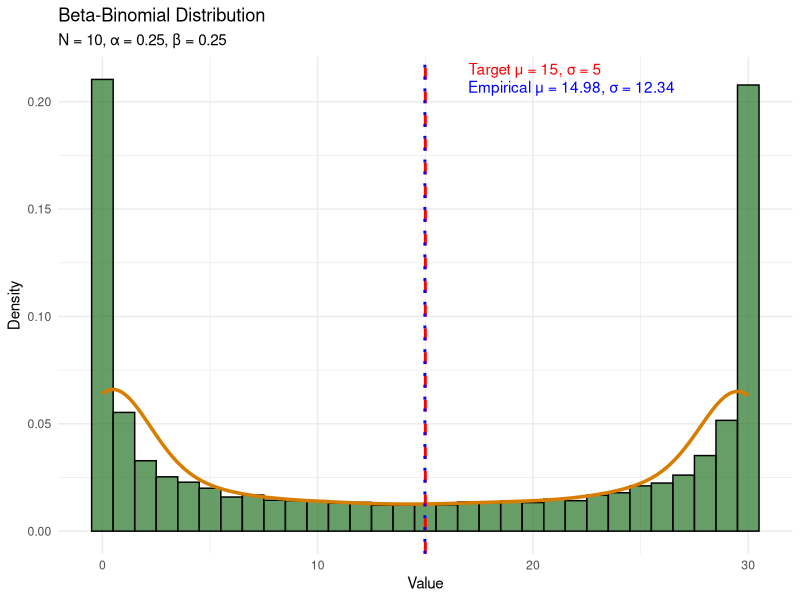

R code for this plot:
library(tidyverse)

# Function to simulate beta-binomial distributed data
simulate_beta_binomial <- function(N, mean, sd, max_val) {
  # For beta-binomial: E[X] = n*p where p = alpha/(alpha+beta)
  #                    Var[X] = n*p*(1-p) * (alpha+beta+n)/(alpha+beta+1)
  
  n <- max_val
  p <- mean / max_val  # target proportion
  target_var <- sd^2
  
  # The beta-binomial variance is: Var[X] = n*p*(1-p) * (alpha+beta+n)/(alpha+beta+1)
  # We need to solve for alpha and beta such that this equals our target variance
  
  # Let rho = alpha + beta (concentration parameter)
  # Then: target_var = n*p*(1-p) * (rho+n)/(rho+1)
  # Solving for rho: rho = (n - target_var/(n*p*(1-p))) / (target_var/(n*p*(1-p)) - 1)
  
  binomial_var <- n * p * (1 - p)
  
  if (target_var >= binomial_var) {
    warning("SD too large for beta-binomial with these parameters. Using maximum possible...")
    target_var <- binomial_var * 0.99
  }
  
  if (target_var <= 0) {
    stop("SD must be positive")
  }
  
  # Calculate concentration parameter rho
  var_ratio <- target_var / binomial_var
  rho <- (n - var_ratio) / (var_ratio - 1)
  
  if (rho <= 0) {
    warning("Parameters out of range. Adjusting...")
    rho <- 0.5
  }
  
  # Calculate alpha and beta from rho and p
  alpha <- p * rho
  beta <- (1 - p) * rho
  
  # Ensure positive parameters
  alpha <- max(0.1, alpha)
  beta <- max(0.1, beta)
  
  # Generate beta-binomial data
  probs <- rbeta(N, alpha, beta)
  data <- rbinom(N, size = n, prob = probs)
  
  list(
    data = data,
    alpha = alpha,
    beta = beta,
    n = n
  )
}

# Example: Generate 1000 data points
set.seed(267)
target_mean <- 15
target_sd <- 5
target_max <- 30

result <- simulate_beta_binomial(N = 10000, mean = target_mean, sd = target_sd, max_val = target_max)

# 1) Compare empirical to given mean and sd
comparison <- tibble(
  Statistic = c("Mean", "SD"),
  Target = c(target_mean, target_sd),
  Empirical = c(mean(result$data), sd(result$data)),
  Difference = Empirical - Target,
  Percent_Error = round((Difference / Target) * 100, 2)
)

print(comparison)

# 2) Plot the distribution
data_df <- tibble(value = result$data)

ggplot(data_df, aes(x = value)) +
  geom_histogram(aes(y = after_stat(density)), bins = 31, fill = "#267326", alpha = 0.7, color = "black", center = 1) +
  geom_density(color = "#d77d00", linewidth = 1.2) +
  geom_vline(xintercept = target_mean, color = "red", linetype = "dashed", linewidth = 1) +
  geom_vline(xintercept = mean(result$data), color = "blue", linetype = "dotted", linewidth = 1) +
  annotate("text", x = target_mean + 2, y = Inf, vjust = 1.5, 
           label = paste0("Target μ = ", target_mean, ", σ = ", target_sd), color = "red", hjust = 0) +
  annotate("text", x = mean(result$data) + 2, y = Inf, vjust = 3, 
           label = paste0("Empirical μ = ", round(mean(result$data), 2), ", σ = ", round(sd(result$data), 2)), color = "blue", hjust = 0) +
  labs(
    title = "Beta-Binomial Distribution",
    subtitle = paste0("N = 10, α = ", round(result$alpha, 2), ", β = ", round(result$beta, 2)),
    x = "Value",
    y = "Density"
  ) +
  theme_minimal()